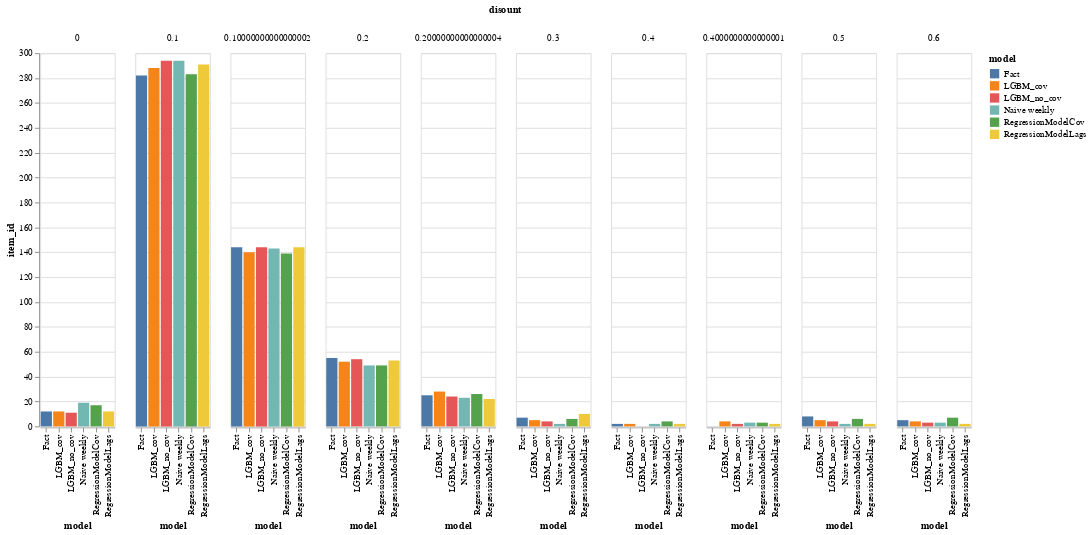

This figure's notebook cell:
### Code cell
discounts_freq = result_df.reset_index().groupby(['model','disount']).count()['item_id'].reset_index()

alt.Chart(discounts_freq).mark_bar().encode(
    x='model:N',
    y=alt.Y('item_id:Q'),
    color=alt.Color('model:N'),
    #row='model:N',
    column='disount:N'
).properties(width=80, height=400)#.interactive()

### Figure 1 — Vega-Lite specification as saved in the notebook (floating-point values rounded to 4 significant figures)
{"config": {"view": {"continuousWidth": 400, "continuousHeight": 300}}, "data": {"name": "data-3ac6cb7aac116a4c161b04000b089a97"}, "mark": "bar", "encoding": {"color": {"type": "nominal", "field": "model"}, "column": {"type": "nominal", "field": "disount"}, "x": {"type": "nominal", "field": "model"}, "y": {"type": "quantitative", "field": "item_id"}}, "height": 400, "width": 80, "$schema": "https://vega.github.io/schema/vega-lite/v4.8.1.json", "datasets": {"data-3ac6cb7aac116a4c161b04000b089a97": [{"model": "Fact", "disount": 0.0, "item_id": 12}, {"model": "Fact", "disount": 0.1, "item_id": 282}, {"model": "Fact", "disount": 0.1, "item_id": 144}, {"model": "Fact", "disount": 0.2, "item_id": 55}, {"model": "Fact", "disount": 0.2, "item_id": 25}, {"model": "Fact", "disount": 0.3, "item_id": 7}, {"model": "Fact", "disount": 0.4, "item_id": 2}, {"model": "Fact", "disount": 0.5, "item_id": 8}, {"model": "Fact", "disount": 0.6, "item_id": 5}, {"model": "LGBM_cov", "disount": 0.0, "item_id": 12}, {"model": "LGBM_cov", "disount": 0.1, "item_id": 288}, {"model": "LGBM_cov", "disount": 0.1, "item_id": 140}, {"model": "LGBM_cov", "disount": 0.2, "item_id": 52}, {"model": "LGBM_cov", "disount": 0.2, "item_id": 28}, {"model": "LGBM_cov", "disount": 0.3, "item_id": 5}, {"model": "LGBM_cov", "disount": 0.4, "item_id": 2}, {"model": "LGBM_cov", "disount": 0.4, "item_id": 4}, {"model": "LGBM_cov", "disount": 0.5, "item_id": 5}, {"model": "LGBM_cov", "disount": 0.6, "item_id": 4}, {"model": "LGBM_no_cov", "disount": 0.0, "item_id": 11}, {"model": "LGBM_no_cov", "disount": 0.1, "item_id": 294}, {"model": "LGBM_no_cov", "disount": 0.1, "item_id": 144}, {"model": "LGBM_no_cov", "disount": 0.2, "item_id": 54}, {"model": "LGBM_no_cov", "disount": 0.2, "item_id": 24}, {"model": "LGBM_no_cov", "disount": 0.3, "item_id": 4}, {"model": "LGBM_no_cov", "disount": 0.4, "item_id": 2}, {"model": "LGBM_no_cov", "disount": 0.5, "item_id": 4}, {"model": "LGBM_no_cov", "disount": 0.6, "item_id": 3}, {"model": "Naive weekly", "disount": 0.0, "item_id": 19}, {"model": "Naive weekly", "disount": 0.1, "item_id": 294}, {"model": "Naive weekly", "disount": 0.1, "item_id": 143}, {"model": "Naive weekly", "disount": 0.2, "item_id": 49}, {"model": "Naive weekly", "disount": 0.2, "item_id": 23}, {"model": "Naive weekly", "disount": 0.3, "item_id": 2}, {"model": "Naive weekly", "disount": 0.4, "item_id": 2}, {"model": "Naive weekly", "disount": 0.4, "item_id": 3}, {"model": "Naive weekly", "disount": 0.5, "item_id": 2}, {"model": "Naive weekly", "disount": 0.6, "item_id": 3}, {"model": "RegressionModelCov", "disount": 0.0, "item_id": 17}, {"model": "RegressionModelCov", "disount": 0.1, "item_id": 283}, {"model": "RegressionModelCov", "disount": 0.1, "item_id": 139}, {"model": "RegressionModelCov", "disount": 0.2, "item_id": 49}, {"model": "RegressionModelCov", "disount": 0.2, "item_id": 26}, {"model": "RegressionModelCov", "disount": 0.3, "item_id": 6}, {"model": "RegressionModelCov", "disount": 0.4, "item_id": 4}, {"model": "RegressionModelCov", "disount": 0.4, "item_id": 3}, {"model": "RegressionModelCov", "disount": 0.5, "item_id": 6}, {"model": "RegressionModelCov", "disount": 0.6, "item_id": 7}, {"model": "RegressionModelLags", "disount": 0.0, "item_id": 12}, {"model": "RegressionModelLags", "disount": 0.1, "item_id": 291}, {"model": "RegressionModelLags", "disount": 0.1, "item_id": 144}, {"model": "RegressionModelLags", "disount": 0.2, "item_id": 53}, {"model": "RegressionModelLags", "disount": 0.2, "item_id": 22}, {"model": "RegressionModelLags", "disount": 0.3, "item_id": 10}, {"model": "RegressionModelLags", "disount": 0.4, "item_id": 2}, {"model": "RegressionModelLags", "disount": 0.4, "item_id": 2}, {"model": "RegressionModelLags", "disount": 0.5, "item_id": 2}, {"model": "RegressionModelLags", "disount": 0.6, "item_id": 2}]}}
